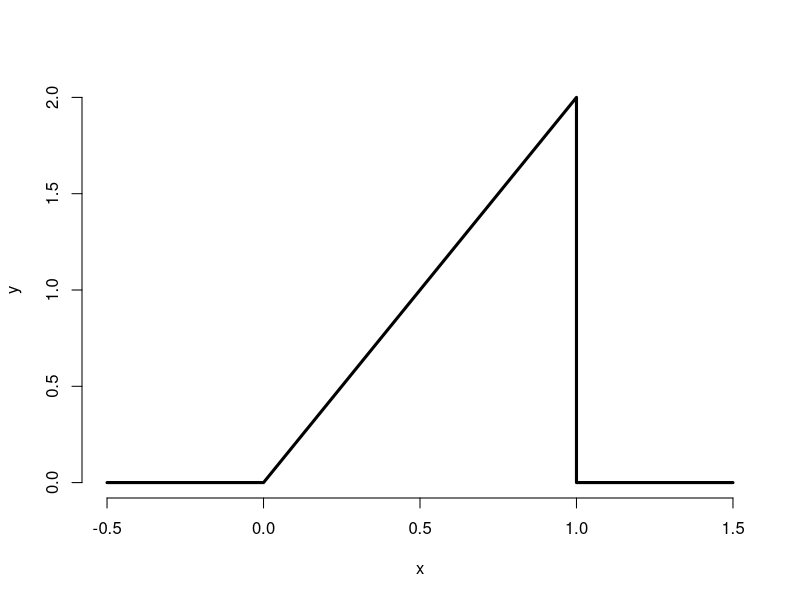
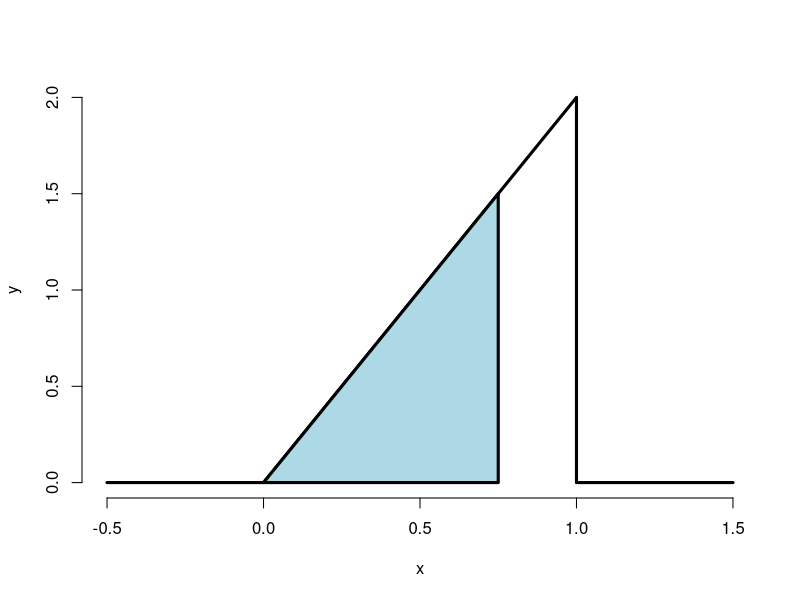
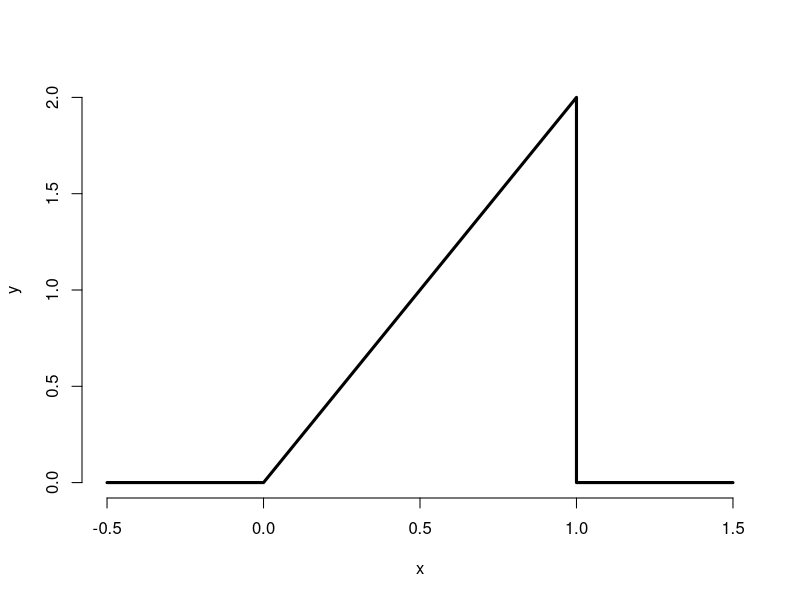
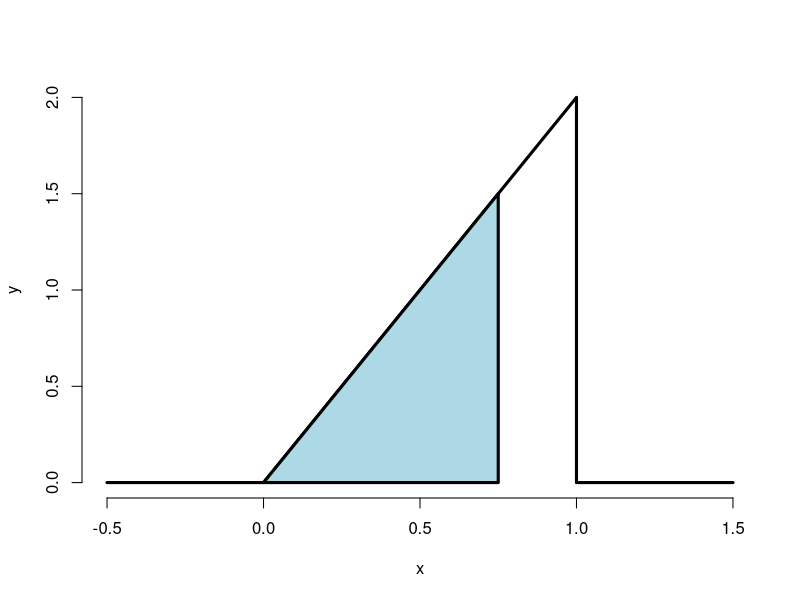

Reproduce these figures in R, in order.
## ---- chunk 1
x <- c(-0.5, 0, 1, 1, 1.5); y <- c( 0, 0, 2, 0, 0)
plot(x, y, lwd = 3, frame = FALSE, type = "l")
## ---- chunk 2
plot(x, y, lwd = 3, frame = FALSE, type = "l")
polygon(c(0, .75, .75, 0), c(0, 0, 1.5, 0), lwd = 3, col = "lightblue")
## ---- chunk 3
1.5 * .75 / 2
pbeta(.75, 2, 1)
## ---- chunk 4
pbeta(c(0.4, 0.5, 0.6), 2, 1)
## ---- chunk 5
sqrt(0.5)
## ---- chunk 6
qbeta(0.5, 2, 1)
## ---- chunk 7
x <- c(-0.5, 0, 1, 1, 1.5); y <- c( 0, 0, 2, 0, 0)
plot(x, y, lwd = 3, frame = FALSE, type = "l")
## ---- chunk 8
plot(x, y, lwd = 3, frame = FALSE, type = "l")
polygon(c(0, .75, .75, 0), c(0, 0, 1.5, 0), lwd = 3, col = "lightblue")
## ---- chunk 9
1.5 * .75 / 2
pbeta(.75, 2, 1)
## ---- chunk 10
pbeta(c(0.4, 0.5, 0.6), 2, 1)
## ---- chunk 11
sqrt(0.5)
## ---- chunk 12
qbeta(0.5, 2, 1)
